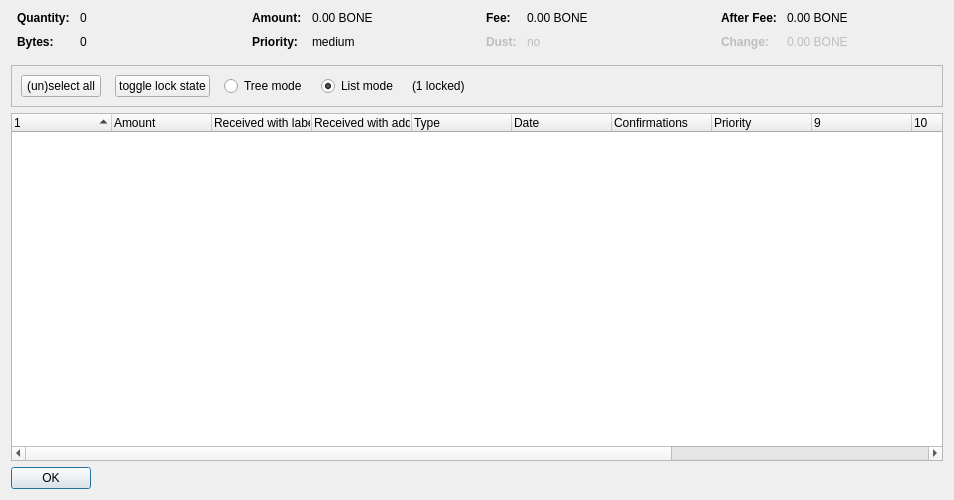
<?xml version="1.0" encoding="UTF-8"?>
<ui version="4.0">
 <class>CoinControlDialog</class>
 <widget class="QDialog" name="CoinControlDialog">
  <property name="geometry">
   <rect>
    <x>0</x>
    <y>0</y>
    <width>954</width>
    <height>500</height>
   </rect>
  </property>
  <property name="windowTitle">
   <string>Coin Selection</string>
  </property>
  <layout class="QVBoxLayout" name="verticalLayout">
   <item>
    <layout class="QHBoxLayout" name="horizontalLayoutTop" stretch="0,0,0,0">
     <property name="topMargin">
      <number>0</number>
     </property>
     <property name="bottomMargin">
      <number>10</number>
     </property>
     <item>
      <layout class="QFormLayout" name="formLayoutCoinControl1">
       <property name="horizontalSpacing">
        <number>10</number>
       </property>
       <property name="verticalSpacing">
        <number>10</number>
       </property>
       <property name="leftMargin">
        <number>6</number>
       </property>
       <property name="rightMargin">
        <number>6</number>
       </property>
       <item row="0" column="0">
        <widget class="QLabel" name="labelCoinControlQuantityText">
         <property name="font">
          <font>
           <weight>75</weight>
           <bold>true</bold>
          </font>
         </property>
         <property name="text">
          <string>Quantity:</string>
         </property>
        </widget>
       </item>
       <item row="0" column="1">
        <widget class="QLabel" name="labelCoinControlQuantity">
         <property name="cursor">
          <cursorShape>IBeamCursor</cursorShape>
         </property>
         <property name="contextMenuPolicy">
          <enum>Qt::ActionsContextMenu</enum>
         </property>
         <property name="text">
          <string notr="true">0</string>
         </property>
         <property name="textInteractionFlags">
          <set>Qt::LinksAccessibleByMouse|Qt::TextSelectableByKeyboard|Qt::TextSelectableByMouse</set>
         </property>
        </widget>
       </item>
       <item row="1" column="0">
        <widget class="QLabel" name="labelCoinControlBytesText">
         <property name="font">
          <font>
           <weight>75</weight>
           <bold>true</bold>
          </font>
         </property>
         <property name="text">
          <string>Bytes:</string>
         </property>
        </widget>
       </item>
       <item row="1" column="1">
        <widget class="QLabel" name="labelCoinControlBytes">
         <property name="cursor">
          <cursorShape>IBeamCursor</cursorShape>
         </property>
         <property name="contextMenuPolicy">
          <enum>Qt::ActionsContextMenu</enum>
         </property>
         <property name="text">
          <string notr="true">0</string>
         </property>
         <property name="textInteractionFlags">
          <set>Qt::LinksAccessibleByMouse|Qt::TextSelectableByKeyboard|Qt::TextSelectableByMouse</set>
         </property>
        </widget>
       </item>
      </layout>
     </item>
     <item>
      <layout class="QFormLayout" name="formLayoutCoinControl2">
       <property name="horizontalSpacing">
        <number>10</number>
       </property>
       <property name="verticalSpacing">
        <number>10</number>
       </property>
       <property name="leftMargin">
        <number>6</number>
       </property>
       <property name="rightMargin">
        <number>6</number>
       </property>
       <item row="0" column="0">
        <widget class="QLabel" name="labelCoinControlAmountText">
         <property name="font">
          <font>
           <weight>75</weight>
           <bold>true</bold>
          </font>
         </property>
         <property name="text">
          <string>Amount:</string>
         </property>
        </widget>
       </item>
       <item row="0" column="1">
        <widget class="QLabel" name="labelCoinControlAmount">
         <property name="cursor">
          <cursorShape>IBeamCursor</cursorShape>
         </property>
         <property name="contextMenuPolicy">
          <enum>Qt::ActionsContextMenu</enum>
         </property>
         <property name="text">
          <string notr="true">0.00 BONE</string>
         </property>
         <property name="textInteractionFlags">
          <set>Qt::LinksAccessibleByMouse|Qt::TextSelectableByKeyboard|Qt::TextSelectableByMouse</set>
         </property>
        </widget>
       </item>
       <item row="1" column="0">
        <widget class="QLabel" name="labelCoinControlPriorityText">
         <property name="font">
          <font>
           <weight>75</weight>
           <bold>true</bold>
          </font>
         </property>
         <property name="text">
          <string>Priority:</string>
         </property>
        </widget>
       </item>
       <item row="1" column="1">
        <widget class="QLabel" name="labelCoinControlPriority">
         <property name="cursor">
          <cursorShape>IBeamCursor</cursorShape>
         </property>
         <property name="contextMenuPolicy">
          <enum>Qt::ActionsContextMenu</enum>
         </property>
         <property name="text">
          <string>medium</string>
         </property>
         <property name="textInteractionFlags">
          <set>Qt::LinksAccessibleByMouse|Qt::TextSelectableByKeyboard|Qt::TextSelectableByMouse</set>
         </property>
        </widget>
       </item>
      </layout>
     </item>
     <item>
      <layout class="QFormLayout" name="formLayoutCoinControl3">
       <property name="horizontalSpacing">
        <number>10</number>
       </property>
       <property name="verticalSpacing">
        <number>10</number>
       </property>
       <property name="leftMargin">
        <number>6</number>
       </property>
       <property name="rightMargin">
        <number>6</number>
       </property>
       <item row="0" column="0">
        <widget class="QLabel" name="labelCoinControlFeeText">
         <property name="font">
          <font>
           <weight>75</weight>
           <bold>true</bold>
          </font>
         </property>
         <property name="text">
          <string>Fee:</string>
         </property>
        </widget>
       </item>
       <item row="0" column="1">
        <widget class="QLabel" name="labelCoinControlFee">
         <property name="cursor">
          <cursorShape>IBeamCursor</cursorShape>
         </property>
         <property name="contextMenuPolicy">
          <enum>Qt::ActionsContextMenu</enum>
         </property>
         <property name="text">
          <string notr="true">0.00 BONE</string>
         </property>
         <property name="textInteractionFlags">
          <set>Qt::LinksAccessibleByMouse|Qt::TextSelectableByKeyboard|Qt::TextSelectableByMouse</set>
         </property>
        </widget>
       </item>
       <item row="1" column="0">
        <widget class="QLabel" name="labelCoinControlLowOutputText">
         <property name="enabled">
          <bool>false</bool>
         </property>
         <property name="font">
          <font>
           <weight>75</weight>
           <bold>true</bold>
          </font>
         </property>
         <property name="text">
          <string>Dust:</string>
         </property>
        </widget>
       </item>
       <item row="1" column="1">
        <widget class="QLabel" name="labelCoinControlLowOutput">
         <property name="enabled">
          <bool>false</bool>
         </property>
         <property name="cursor">
          <cursorShape>IBeamCursor</cursorShape>
         </property>
         <property name="contextMenuPolicy">
          <enum>Qt::ActionsContextMenu</enum>
         </property>
         <property name="text">
          <string>no</string>
         </property>
         <property name="textInteractionFlags">
          <set>Qt::LinksAccessibleByMouse|Qt::TextSelectableByKeyboard|Qt::TextSelectableByMouse</set>
         </property>
        </widget>
       </item>
      </layout>
     </item>
     <item>
      <layout class="QFormLayout" name="formLayoutCoinControl4">
       <property name="horizontalSpacing">
        <number>10</number>
       </property>
       <property name="verticalSpacing">
        <number>10</number>
       </property>
       <property name="leftMargin">
        <number>6</number>
       </property>
       <property name="rightMargin">
        <number>6</number>
       </property>
       <item row="0" column="0">
        <widget class="QLabel" name="labelCoinControlAfterFeeText">
         <property name="font">
          <font>
           <weight>75</weight>
           <bold>true</bold>
          </font>
         </property>
         <property name="text">
          <string>After Fee:</string>
         </property>
        </widget>
       </item>
       <item row="0" column="1">
        <widget class="QLabel" name="labelCoinControlAfterFee">
         <property name="cursor">
          <cursorShape>IBeamCursor</cursorShape>
         </property>
         <property name="contextMenuPolicy">
          <enum>Qt::ActionsContextMenu</enum>
         </property>
         <property name="text">
          <string notr="true">0.00 BONE</string>
         </property>
         <property name="textInteractionFlags">
          <set>Qt::LinksAccessibleByMouse|Qt::TextSelectableByKeyboard|Qt::TextSelectableByMouse</set>
         </property>
        </widget>
       </item>
       <item row="1" column="0">
        <widget class="QLabel" name="labelCoinControlChangeText">
         <property name="enabled">
          <bool>false</bool>
         </property>
         <property name="font">
          <font>
           <weight>75</weight>
           <bold>true</bold>
          </font>
         </property>
         <property name="text">
          <string>Change:</string>
         </property>
        </widget>
       </item>
       <item row="1" column="1">
        <widget class="QLabel" name="labelCoinControlChange">
         <property name="enabled">
          <bool>false</bool>
         </property>
         <property name="cursor">
          <cursorShape>IBeamCursor</cursorShape>
         </property>
         <property name="contextMenuPolicy">
          <enum>Qt::ActionsContextMenu</enum>
         </property>
         <property name="text">
          <string notr="true">0.00 BONE</string>
         </property>
         <property name="textInteractionFlags">
          <set>Qt::LinksAccessibleByMouse|Qt::TextSelectableByKeyboard|Qt::TextSelectableByMouse</set>
         </property>
        </widget>
       </item>
      </layout>
     </item>
    </layout>
   </item>
   <item>
    <widget class="QFrame" name="frame">
     <property name="minimumSize">
      <size>
       <width>0</width>
       <height>40</height>
      </size>
     </property>
     <property name="frameShape">
      <enum>QFrame::StyledPanel</enum>
     </property>
     <property name="frameShadow">
      <enum>QFrame::Sunken</enum>
     </property>
     <layout class="QHBoxLayout" name="horizontalLayout">
      <item>
       <layout class="QHBoxLayout" name="horizontalLayoutPanel" stretch="0,0,0,0,0,0">
        <property name="spacing">
         <number>14</number>
        </property>
        <item>
         <widget class="QPushButton" name="pushButtonSelectAll">
          <property name="sizePolicy">
           <sizepolicy hsizetype="Maximum" vsizetype="Fixed">
            <horstretch>0</horstretch>
            <verstretch>0</verstretch>
           </sizepolicy>
          </property>
          <property name="text">
           <string>(un)select all</string>
          </property>
          <property name="autoDefault">
           <bool>false</bool>
          </property>
         </widget>
        </item>
        <item>
         <widget class="QPushButton" name="pushButtonToggleLock">
          <property name="sizePolicy">
           <sizepolicy hsizetype="Maximum" vsizetype="Fixed">
            <horstretch>0</horstretch>
            <verstretch>0</verstretch>
           </sizepolicy>
          </property>
          <property name="text">
           <string>toggle lock state</string>
          </property>
          <property name="autoDefault">
           <bool>false</bool>
          </property>
         </widget>
        </item>
        <item>
         <widget class="QRadioButton" name="radioTreeMode">
          <property name="sizePolicy">
           <sizepolicy hsizetype="Maximum" vsizetype="Fixed">
            <horstretch>0</horstretch>
            <verstretch>0</verstretch>
           </sizepolicy>
          </property>
          <property name="text">
           <string>Tree mode</string>
          </property>
         </widget>
        </item>
        <item>
         <widget class="QRadioButton" name="radioListMode">
          <property name="sizePolicy">
           <sizepolicy hsizetype="Maximum" vsizetype="Fixed">
            <horstretch>0</horstretch>
            <verstretch>0</verstretch>
           </sizepolicy>
          </property>
          <property name="text">
           <string>List mode</string>
          </property>
          <property name="checked">
           <bool>true</bool>
          </property>
         </widget>
        </item>
        <item>
         <widget class="QLabel" name="labelLocked">
          <property name="text">
           <string>(1 locked)</string>
          </property>
         </widget>
        </item>
        <item>
         <spacer name="horizontalSpacer">
          <property name="orientation">
           <enum>Qt::Horizontal</enum>
          </property>
          <property name="sizeHint" stdset="0">
           <size>
            <width>40</width>
            <height>20</height>
           </size>
          </property>
         </spacer>
        </item>
       </layout>
      </item>
     </layout>
    </widget>
   </item>
   <item>
    <widget class="CoinControlTreeWidget" name="treeWidget">
     <property name="contextMenuPolicy">
      <enum>Qt::CustomContextMenu</enum>
     </property>
     <property name="sortingEnabled">
      <bool>false</bool>
     </property>
     <property name="columnCount">
      <number>13</number>
     </property>
     <attribute name="headerShowSortIndicator" stdset="0">
      <bool>true</bool>
     </attribute>
     <attribute name="headerStretchLastSection">
      <bool>false</bool>
     </attribute>
     <column>
      <property name="text">
       <string/>
      </property>
     </column>
     <column>
      <property name="text">
       <string>Amount</string>
      </property>
     </column>
     <column>
      <property name="text">
       <string>Received with label</string>
      </property>
     </column>
     <column>
      <property name="text">
       <string>Received with address</string>
      </property>
     </column>
     <column>
      <property name="text">
       <string>Type</string>
      </property>
     </column>
     <column>
      <property name="text">
       <string>Date</string>
      </property>
     </column>
     <column>
      <property name="text">
       <string>Confirmations</string>
      </property>
      <property name="toolTip">
       <string>Confirmed</string>
      </property>
     </column>
     <column>
      <property name="text">
       <string>Priority</string>
      </property>
     </column>
     <column>
      <property name="text">
       <string/>
      </property>
     </column>
     <column>
      <property name="text">
       <string/>
      </property>
     </column>
     <column>
      <property name="text">
       <string/>
      </property>
     </column>
     <column>
      <property name="text">
       <string/>
      </property>
     </column>
     <column>
      <property name="text">
       <string/>
      </property>
     </column>
    </widget>
   </item>
   <item>
    <widget class="QDialogButtonBox" name="buttonBox">
     <property name="sizePolicy">
      <sizepolicy hsizetype="Maximum" vsizetype="Fixed">
       <horstretch>0</horstretch>
       <verstretch>0</verstretch>
      </sizepolicy>
     </property>
     <property name="orientation">
      <enum>Qt::Horizontal</enum>
     </property>
     <property name="standardButtons">
      <set>QDialogButtonBox::Ok</set>
     </property>
    </widget>
   </item>
  </layout>
 </widget>
 <customwidgets>
  <customwidget>
   <class>CoinControlTreeWidget</class>
   <extends>QTreeWidget</extends>
   <header>coincontroltreewidget.h</header>
  </customwidget>
 </customwidgets>
 <resources/>
 <connections/>
</ui>
